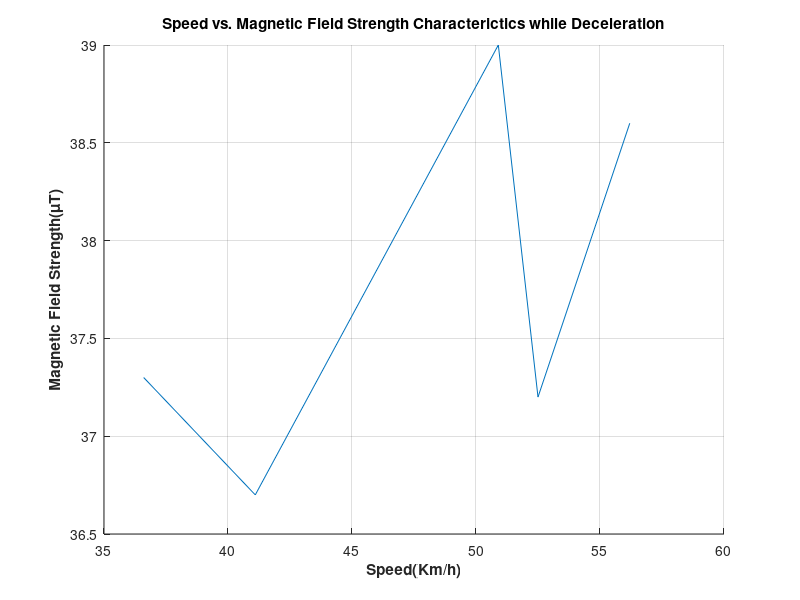

Reproduce this figure in MATLAB.
Speed=[56.2 52.5 50.9 41.1 36.6 ];
Magnetic_field=[38.6 37.2 39 36.7 37.3];

hold on;
plot(Speed,Magnetic_field),grid on,xlabel('Speed(Km/h)','FontWeight','bold'),ylabel('Magnetic Field Strength(\muT)','FontWeight','bold'),title('Speed vs. Magnetic Field Strength Characterictics while Deceleration','FontWeight','bold')